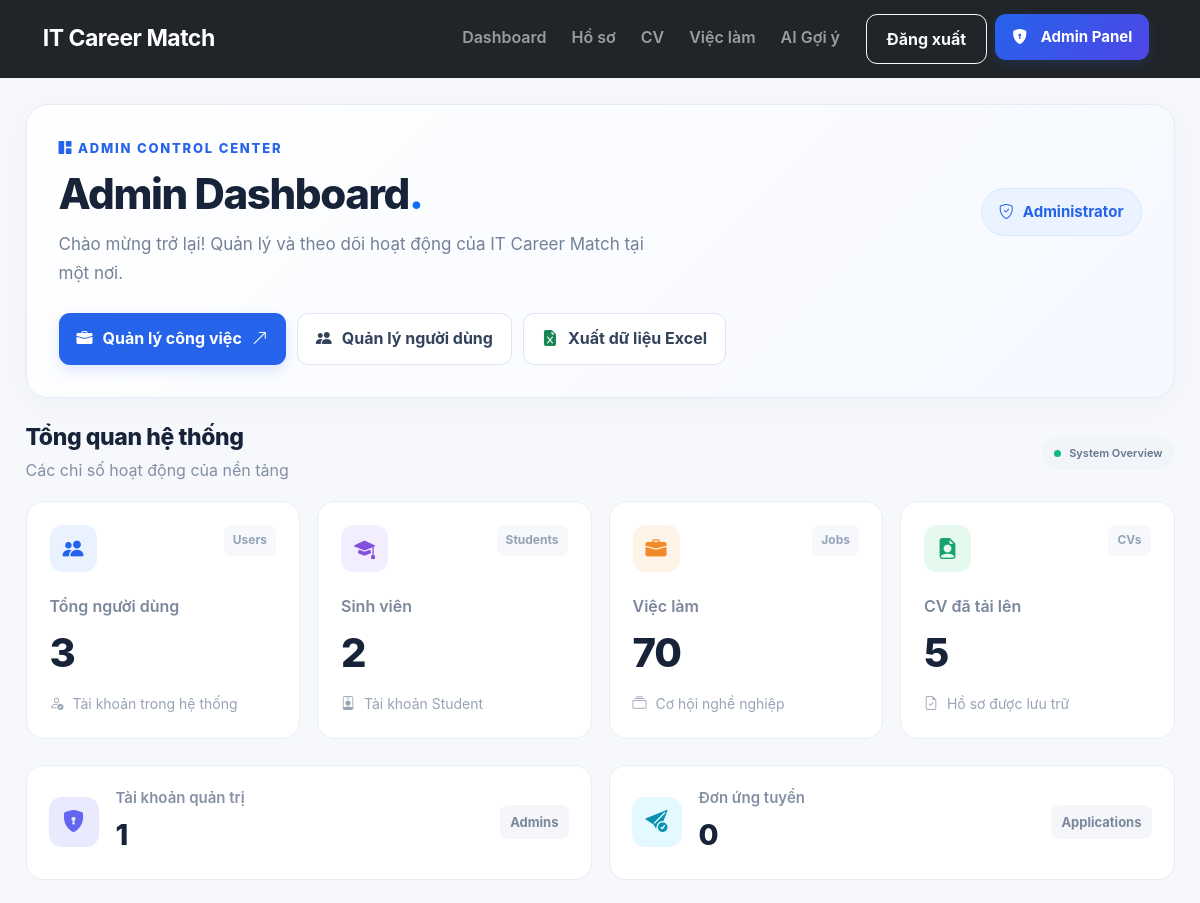
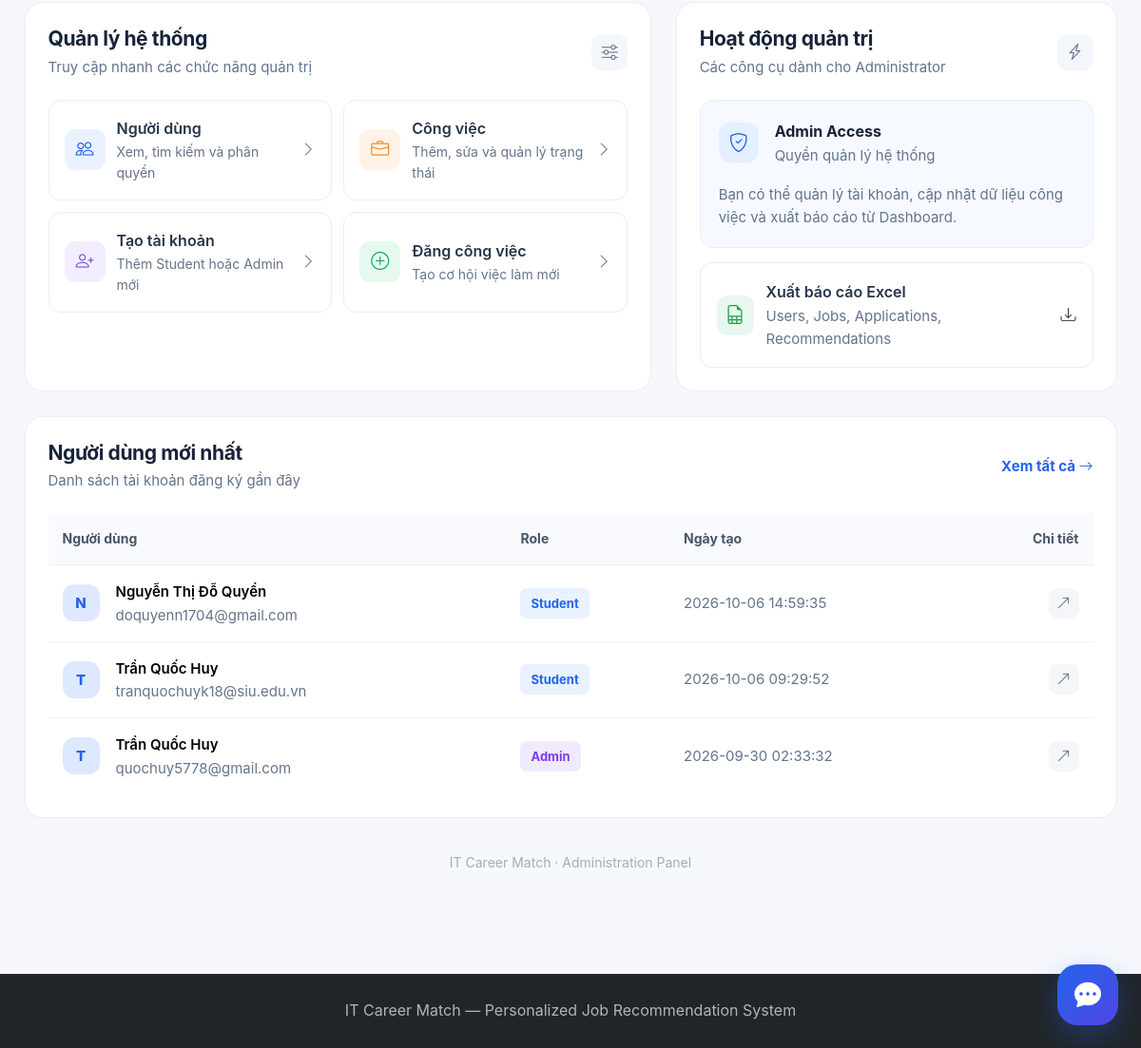
Page /admin (signed in) on the earlier database version (2 pictures, top to bottom).
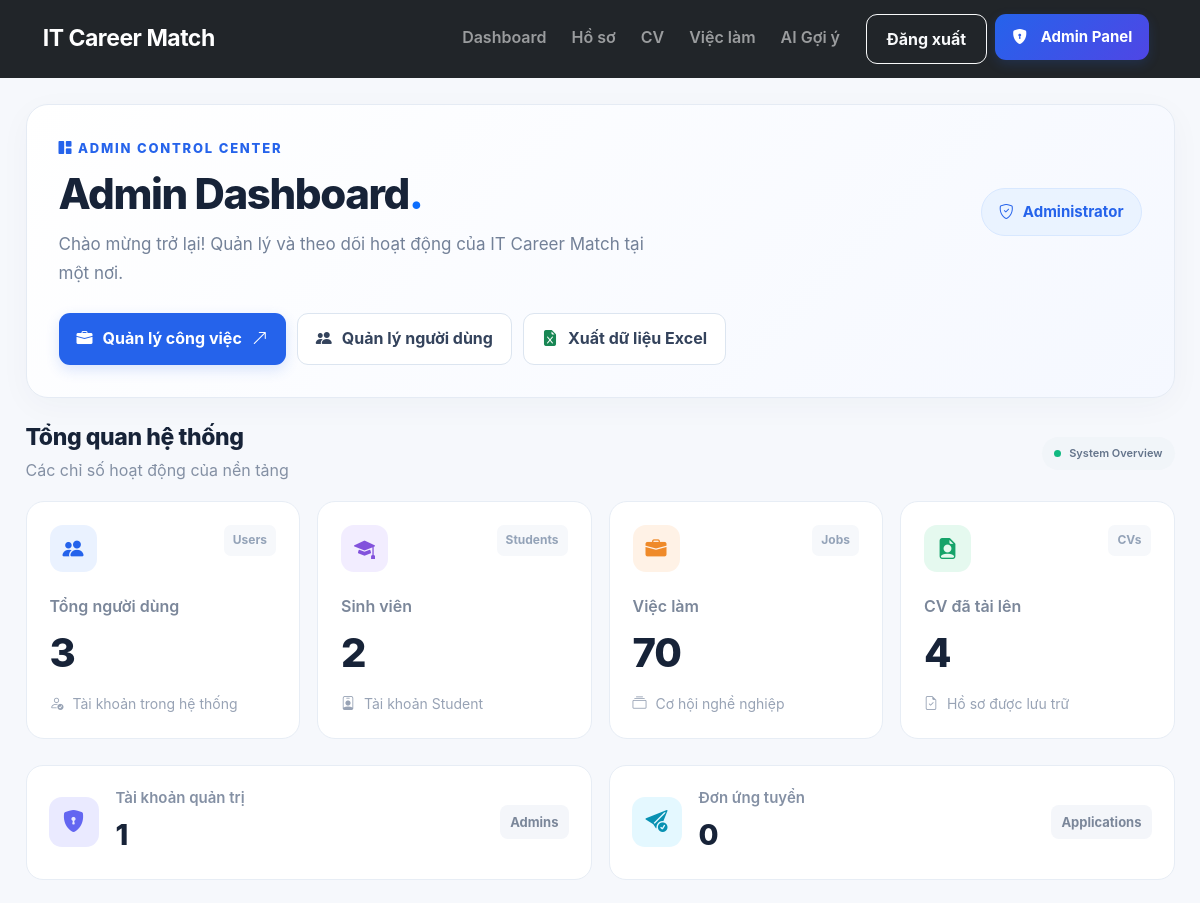
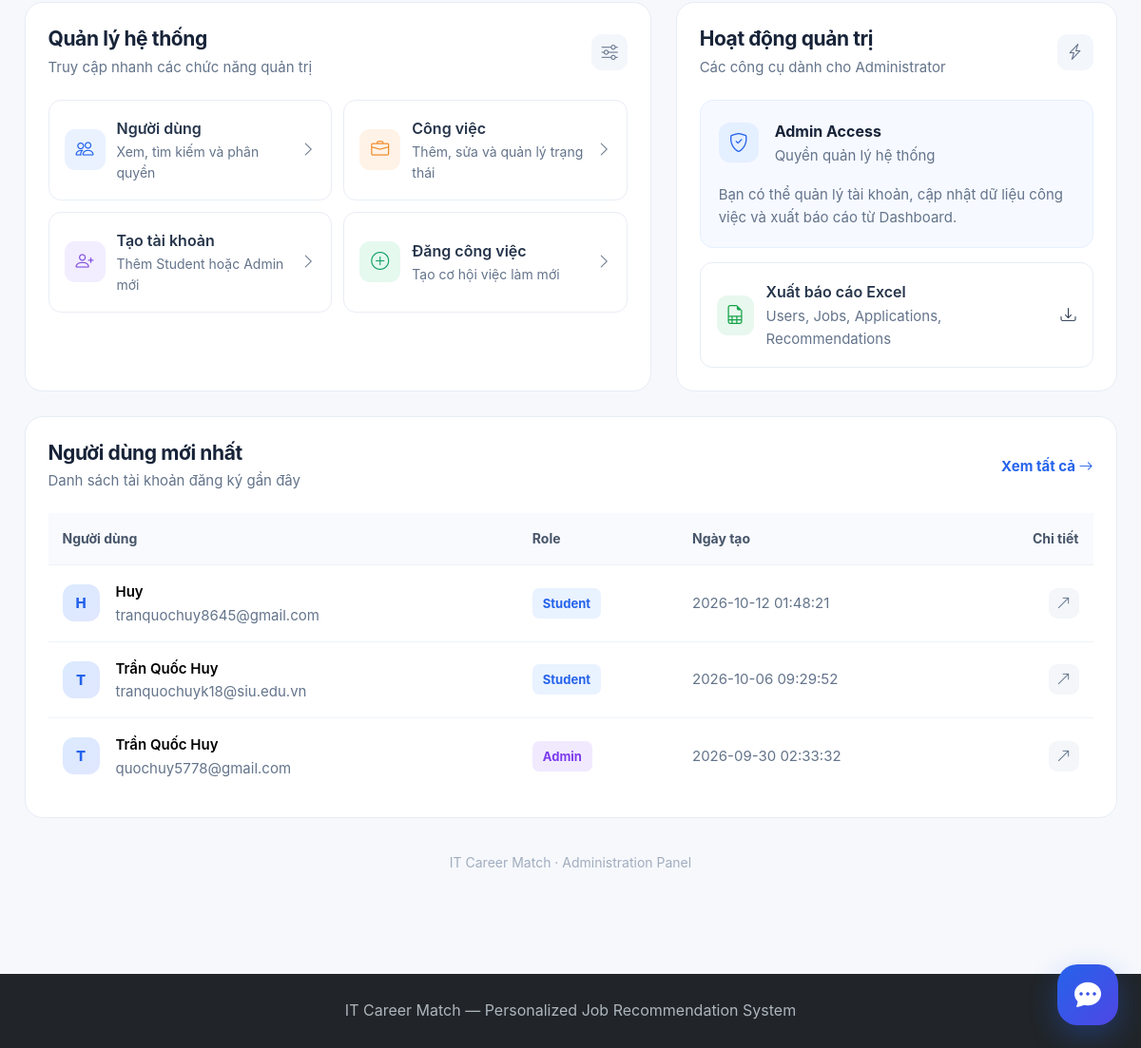
Same page on the later database version (2 pictures, top to bottom).
### tables this page shows
CREATE TABLE student_profiles (
            profile_id INTEGER PRIMARY KEY AUTOINCREMENT,
            user_id INTEGER NOT NULL UNIQUE,
            full_name TEXT,
            date_of_birth TEXT,
            major TEXT,
            bio TEXT,
            avatar TEXT,

            FOREIGN KEY (user_id)
                REFERENCES users(user_id)
                ON DELETE CASCADE
        );

CREATE TABLE users (
            user_id INTEGER PRIMARY KEY AUTOINCREMENT,
            email TEXT NOT NULL UNIQUE,
            password TEXT NOT NULL,
            role TEXT NOT NULL DEFAULT 'student',
            created_at TIMESTAMP DEFAULT CURRENT_TIMESTAMP
        );

### app.py (the view)
@app.route("/admin")
def admin_dashboard():
    if "user_id" not in session:
        return redirect(url_for("login"))
    if not is_admin():
        return "Bạn không có quyền truy cập.", 403
    connection = get_connection()
    total_users = connection.execute(
        "SELECT COUNT(*) AS total FROM users"
    ).fetchone()["total"]
    total_students = connection.execute(
        """
        SELECT COUNT(*) AS total
        FROM users
        WHERE role = 'student'
        """
    ).fetchone()["total"]
    total_admins = connection.execute(
        """
        SELECT COUNT(*) AS total
        FROM users
        WHERE role = 'admin'
        """
    ).fetchone()["total"]
    total_jobs = connection.execute(
        "SELECT COUNT(*) AS total FROM jobs"
    ).fetchone()["total"]
    total_cvs = connection.execute(
        "SELECT COUNT(*) AS total FROM cvs"
    ).fetchone()["total"]
    total_applications = connection.execute(
        "SELECT COUNT(*) AS total FROM applications"
    ).fetchone()["total"]
    recent_users = connection.execute(
        """
        SELECT
            u.user_id,
            u.email,
            u.role,
            u.created_at,
            p.full_name
        FROM users u
        LEFT JOIN student_profiles p
            ON u.user_id = p.user_id
        ORDER BY u.created_at DESC
        LIMIT 5
        """
    ).fetchall()
    connection.close()
    return render_template(
        "admin/dashboard.html",
        total_users=total_users,
        total_students=total_students,
        total_admins=total_admins,
        total_jobs=total_jobs,
        total_cvs=total_cvs,
        total_applications=total_applications,
        recent_users=recent_users
    )

### app.py (called while the page is built)
def is_admin():
    return (
        "user_id" in session
        and session.get("role") == "admin"
    )

### database/database.py (called while the page is built)
def get_connection():
    connection = sqlite3.connect(DATABASE_PATH)
    connection.row_factory = sqlite3.Row
    connection.execute("PRAGMA foreign_keys = ON")
    return connection

### templates/admin/dashboard.html (shortened to what the changed rows need)
{% extends "base.html" %}
{% block content %}
<div class="container-fluid admin-dashboard py-4 px-3 px-lg-4">
    <div class="admin-hero mb-4">
        <div class="d-flex justify-content-between align-items-center flex-wrap gap-3">
            <div>
                <h1 class="admin-heading mb-2">
                    Admin Dashboard<span class="text-primary">.</span>
                </h1>
            </div>
        </div>
    </div>
    <div class="row g-3 mb-4">
        <div class="col-12 col-sm-6 col-xl-3">
            <div class="admin-stat-card">
                <div class="admin-stat-top">
                    <div class="admin-stat-icon icon-green">
                    </div>
                    <span class="admin-stat-tag">CVs</span>
                </div>
                <div class="admin-stat-label">CV đã tải lên</div>
                <div class="admin-stat-value">
                    {{ total_cvs | default(0) }}
                </div>
                <div class="admin-stat-footer">
                    <i class="bi bi-file-earmark-check"></i>
                    Hồ sơ được lưu trữ
                </div>
            </div>
        </div>
    </div>
    <div class="admin-panel mb-4">
        <div class="table-responsive">
            <table class="table admin-table align-middle mb-0">
                <thead>
                    <tr>
                        <th>Người dùng</th>
                        <th>Role</th>
                        <th>Ngày tạo</th>
                        <th class="text-end">Chi tiết</th>
                    </tr>
                </thead>
                <tbody>
                    {% for user in recent_users | default([]) %}
                    <tr>
                        <td>
                            <div class="d-flex align-items-center gap-3">
                                <div class="admin-user-avatar">
                                    {{ (user.full_name or user.email or 'U')[0] | upper }}
                                </div>
                                <div>
                                    <div class="fw-semibold">
                                        {{ user.full_name or 'Chưa cập nhật' }}
                                    </div>
                                    <div class="small text-muted">
                                        {{ user.email }}
                                    </div>
                                </div>
                            </div>
                        </td>
                        <td>
                            {% if user.role == 'admin' %}
                                <span class="admin-role-pill role-admin">
                                    Admin
                                </span>
                            {% else %}
                                <span class="admin-role-pill role-student">
                                    Student
                                </span>
                            {% endif %}
                        </td>
                        <td class="text-muted small">
                            {{ user.created_at or '—' }}
                        </td>
                        <td class="text-end">
                            <a href="{{ url_for('admin_user_detail', user_id=user.user_id) }}"
                               class="admin-table-action">
                                <i class="bi bi-arrow-up-right"></i>
                            </a>
                        </td>
                    </tr>
                    {% endfor %}
                </tbody>
            </table>
        </div>
    </div>
</div>
{% endblock %}

Differences in the rows shown:
removed student_profiles: full_name "N", full_name "Nguyễn Thị Đỗ Quyền", email "doquyenn1704@gmail.com", shows "Student", created_at "2026-10-06 14:59:35"
added student_profiles: full_name "H", full_name "Huy", email "tranquochuy8645@gmail.com", shows "Student", created_at "2026-10-12 01:48:21"
Other differences:
{{ total_cvs | default(0) }}: "5" → "4"
